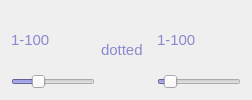
                         <widget class="QWidget" name="quarter_prime_bar" native="true">
                          <layout class="QHBoxLayout" name="horizontalLayout_15">
                           <item>
                            <layout class="QVBoxLayout" name="verticalLayout_28">
                             <item>
                              <widget class="QLabel" name="quarter_prime_display">
                               <property name="font">
                                <font>
                                 <pointsize>11</pointsize>
                                </font>
                               </property>
                               <property name="styleSheet">
                                <string notr="true">QLabel {
	color:rgb(137, 137, 206)
	
}</string>
                               </property>
                               <property name="text">
                                <string>1-100</string>
                               </property>
                              </widget>
                             </item>
                             <item>
                              <widget class="QSlider" name="quarter_prime_slider">
                               <property name="styleSheet">
                                <string notr="true">QSlider {
	selection-background-color: rgb(137, 137, 206);
}</string>
                               </property>
                               <property name="minimum">
                                <number>0</number>
                               </property>
                               <property name="maximum">
                                <number>100</number>
                               </property>
                               <property name="pageStep">
                                <number>5</number>
                               </property>
                               <property name="value">
                                <number>29</number>
                               </property>
                               <property name="orientation">
                                <enum>Qt::Horizontal</enum>
                               </property>
                              </widget>
                             </item>
                            </layout>
                           </item>
                           <item>
                            <widget class="QLabel" name="dotted_3">
                             <property name="sizePolicy">
                              <sizepolicy hsizetype="Fixed" vsizetype="Fixed">
                               <horstretch>0</horstretch>
                               <verstretch>0</verstretch>
                              </sizepolicy>
                             </property>
                             <property name="minimumSize">
                              <size>
                               <width>50</width>
                               <height>50</height>
                              </size>
                             </property>
                             <property name="maximumSize">
                              <size>
                               <width>50</width>
                               <height>50</height>
                              </size>
                             </property>
                             <property name="font">
                              <font>
                               <pointsize>11</pointsize>
                              </font>
                             </property>
                             <property name="styleSheet">
                              <string notr="true">QLabel {
	color:rgb(137, 137, 206)
	
}</string>
                             </property>
                             <property name="text">
                              <string>dotted</string>
                             </property>
                             <property name="scaledContents">
                              <bool>true</bool>
                             </property>
                             <property name="wordWrap">
                              <bool>true</bool>
                             </property>
                            </widget>
                           </item>
                           <item>
                            <layout class="QVBoxLayout" name="verticalLayout_29">
                             <item>
                              <widget class="QLabel" name="dquarter_prime_display">
                               <property name="font">
                                <font>
                                 <pointsize>11</pointsize>
                                </font>
                               </property>
                               <property name="styleSheet">
                                <string notr="true">QLabel {
	color:rgb(137, 137, 206)
	
}</string>
                               </property>
                               <property name="text">
                                <string>1-100</string>
                               </property>
                              </widget>
                             </item>
                             <item>
                              <widget class="QSlider" name="dquarter_prime_slider">
                               <property name="styleSheet">
                                <string notr="true">QSlider {
	selection-background-color: rgb(137, 137, 206);
}</string>
                               </property>
                               <property name="minimum">
                                <number>0</number>
                               </property>
                               <property name="maximum">
                                <number>100</number>
                               </property>
                               <property name="pageStep">
                                <number>5</number>
                               </property>
                               <property name="value">
                                <number>9</number>
                               </property>
                               <property name="orientation">
                                <enum>Qt::Horizontal</enum>
                               </property>
                              </widget>
                             </item>
                            </layout>
                           </item>
                          </layout>
                         </widget>
